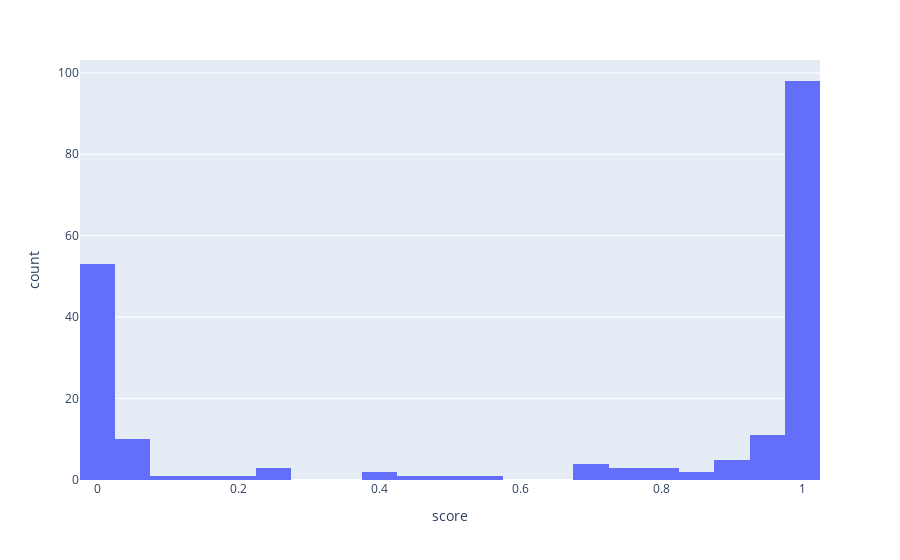

Notebook cell for this chart:
### Markdown cell above
The model really likes to make extreme predictions. It's hard to give a quantitative estimate of the calibration because we have only binary label, adding the "NEUTRAL" or "AMBIGUOUS" class to the dataset might help mitigate this problem.

### Code cell
px.histogram(df,x='score',nbins=20)

### Figure 1 — Plotly figure (JSON) as saved in the notebook; plotly's stock layout.template omitted (floating-point values rounded to 4 significant figures; data arrays with more than 128 entries replaced by an {"elided": "..."} marker saying what was removed)
{"data": [{"alignmentgroup": "True", "bingroup": "x", "hovertemplate": "score=%{x}<br>count=%{y}<extra></extra>", "legendgroup": "", "marker": {"color": "#636efa", "pattern": {"shape": ""}}, "name": "", "nbinsx": 20, "offsetgroup": "", "orientation": "v", "showlegend": false, "type": "histogram", "x": {"elided": "200 float values"}, "xaxis": "x", "yaxis": "y"}], "layout": {"barmode": "relative", "legend": {"tracegroupgap": 0}, "margin": {"t": 60}, "xaxis": {"anchor": "y", "domain": [0, 1], "title": {"text": "score"}}, "yaxis": {"anchor": "x", "domain": [0, 1], "title": {"text": "count"}}}}
